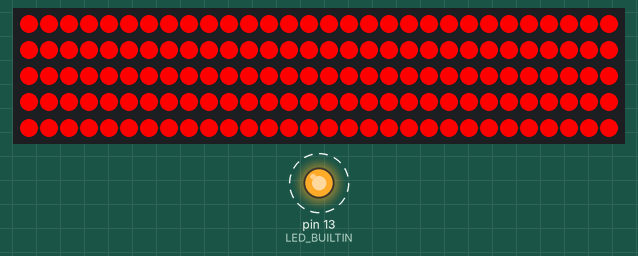
The sketch below on a simulated Arduino Uno, built with avr-gcc and run on an emulated ATmega328P. Shown: 150 RGB LEDs in strip order, left to right, continuing on the next row, output pins drawn as LEDs (lit = HIGH). Dashed ring = blinking.

Above: at 0.1 s.
Timing chart, 0 to 130.0 s (numbered marks = the images above):
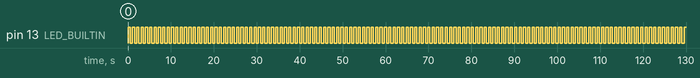

Measured:
- by itself, pin 13 (LED_BUILTIN): alternates HIGH for 0.51 s and LOW for 0.51 s

The sketch:

Blink.ino
```cpp
#include <FastLED.h>

#define NUM_LEDS 150
#define DATA_PIN 6
#define CLOCK_PIN 13

CRGB leds[NUM_LEDS];

void setup() {
  pinMode(LED_BUILTIN, OUTPUT);
  FastLED.addLeds<WS2812B, DATA_PIN, GRB>(leds, NUM_LEDS);
}

void loop() {

  digitalWrite(LED_BUILTIN, HIGH);
  for (int i=0; i < NUM_LEDS; i++) {
    leds[i] = CRGB::Red;
  }
  FastLED.show();
  delay(500);

  digitalWrite(LED_BUILTIN, LOW);
  for (int i=0; i < NUM_LEDS; i++) {
    leds[i] = CRGB::Black;
  }
  FastLED.show();
  delay(500);
}
```
